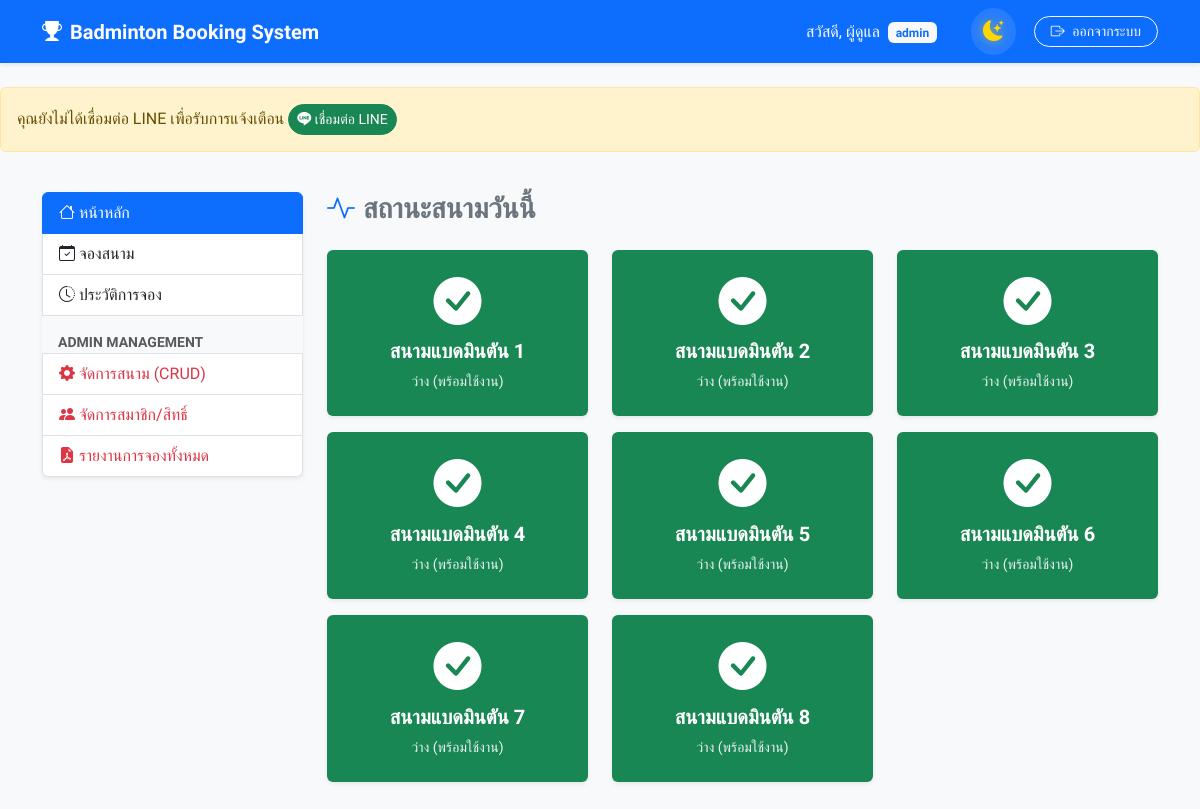
/dashboard.php (signed in), run on the app's committed database.
### tables this page shows
CREATE TABLE IF NOT EXISTS `fields` (
  `field_id` int(11) NOT NULL AUTO_INCREMENT,
  `field_name` varchar(50) NOT NULL,
  `status` enum('available','maintenance') DEFAULT 'available',
  PRIMARY KEY (`field_id`)
);

### dashboard.php (the view, shortened to what this page needs)
<?php
require_once 'includes/config.php';
$user_id = $_SESSION['user_id'];
$stmt_user = $pdo->prepare("SELECT * FROM users WHERE user_id = ?");
$stmt_user->execute([$user_id]);
$user = $stmt_user->fetch();
?>
<!DOCTYPE html>
<html lang="th">
<head>
    <link href="https://cdn.jsdelivr.net/npm/bootstrap@5.3.0/dist/css/bootstrap.min.css" rel="stylesheet">
    <link rel="stylesheet" href="https://cdn.jsdelivr.net/npm/bootstrap-icons@1.11.1/font/bootstrap-icons.css">
    <link rel="stylesheet" href="assets/css/style.css">
</head>
<body>
    <?php include 'includes/navbar.php'; ?>
    <?php if (empty($user['line_user_id'])): ?>
    <div class="alert alert-warning">
        คุณยังไม่ได้เชื่อมต่อ LINE เพื่อรับการแจ้งเตือน
        <a href="line_login.php" class="btn btn-success btn-sm rounded-pill">
            <i class="bi bi-line"></i> เชื่อมต่อ LINE
        </a>
    </div>
    <?php else: ?>
    <div class="text-success small">
        <i class="bi bi-check-circle-fill"></i> เชื่อมต่อ LINE แล้ว (รับการแจ้งเตือนได้ปกติ)
    </div>
    <?php endif; ?>
    <div class="container py-4">
        <div class="row">
            <div class="col-md-3 mb-4">
                <div class="list-group shadow-sm border-0">
                    <a href="dashboard.php" class="list-group-item list-group-item-action active"><i class="bi bi-house"></i> หน้าหลัก</a>
                    <a href="booking.php" class="list-group-item list-group-item-action"><i class="bi bi-calendar-check"></i> จองสนาม</a>
                    <a href="history.php" class="list-group-item list-group-item-action"><i class="bi bi-clock-history"></i> ประวัติการจอง</a>
                    <?php if($_SESSION['user_role'] == 'admin'): ?>
                        <div class="mt-3 small text-muted px-3 fw-bold text-uppercase">Admin Management</div>
                        <a href="manage_fields.php" class="list-group-item list-group-item-action text-danger"><i class="bi bi-gear-fill"></i> จัดการสนาม (CRUD)</a>
                        <a href="manage_users.php" class="list-group-item list-group-item-action text-danger"><i class="bi bi-people-fill"></i> จัดการสมาชิก/สิทธิ์</a>
                        <a href="report.php" class="list-group-item list-group-item-action text-danger"><i class="bi bi-file-earmark-pdf-fill"></i> รายงานการจองทั้งหมด</a>
                    <?php endif; ?>
                </div>
            </div>
            <div class="col-md-9">
                <div class="mb-4">
                    <h3 class="fw-bold text-secondary mb-4"><i class="bi bi-activity text-primary me-2"></i>สถานะสนามวันนี้</h3>
                    <div id="booking-status-container">
                        <div class="row">
                            <?php
                            $stmt = $pdo->query("SELECT * FROM fields");
                            $fields = $stmt->fetchAll();
                            foreach ($fields as $field) {
                                $now = date('H:i:s');
                                $today = date('Y-m-d');
                                $check_sql = "SELECT * FROM bookings WHERE field_id = ? AND booking_date = ? AND status = 'confirmed' AND (? BETWEEN start_time AND end_time)";
                                $check_stmt = $pdo->prepare($check_sql);
                                $check_stmt->execute([$field['field_id'], $today, $now]);
                                $is_busy = $check_stmt->fetch();
                                if ($field['status'] == 'maintenance') {
                                    $st = "ปิดปรับปรุง"; $color = "#6c757d"; $ic = "bi-wrench-adjustable";
                                } elseif ($is_busy) {
                                    $st = "ไม่ว่าง (กำลังใช้งาน)"; $color = "#dc3545"; $ic = "bi-person-fill-lock";
                                } else {
                                    $st = "ว่าง (พร้อมใช้งาน)"; $color = "#198754"; $ic = "bi-check-circle-fill";
                                }
                            ?>
                                <div class="col-md-4 mb-3">
                                    <div class="card card-status h-100 shadow-sm"
                                         style="background-color: <?php echo $color; ?> !important;"
                                         onclick="showSchedule(<?php echo $field['field_id']; ?>, '<?php echo $field['field_name']; ?>')">
                                        <div class="card-body text-center d-flex flex-column justify-content-center p-4">
                                            <i class="bi <?php echo $ic; ?> display-5 mb-2"></i>
                                            <h5 class="card-title fw-bold"><?php echo $field['field_name']; ?></h5>
                                            <p class="card-text small mb-0" style="opacity: 0.9;"><?php echo $st; ?></p>
                                        </div>
                                    </div>
                                </div>
                            <?php } ?>
                        </div>
                    </div>
                </div>
            </div>
        </div>
    </div>
</body>
</html>

### includes/navbar.php (shortened to what this page needs)
<nav class="navbar navbar-expand-lg navbar-dark bg-primary mb-4 shadow-sm no-print">
    <div class="container">
        <a class="navbar-brand fw-bold" href="index.php">
            <i class="bi bi-trophy-fill me-2"></i>Badminton Booking System
        </a>
        <div class="collapse navbar-collapse" id="navbarNav">
            <ul class="navbar-nav ms-auto align-items-center">
                <li class="nav-item me-3">
                    <span class="nav-link text-white active">
                        สวัสดี, <?php echo $_SESSION['user_name']; ?>
                        <span class="badge bg-light text-primary ms-1"><?php echo $_SESSION['user_role']; ?></span>
                    </span>
                </li>
                <li class="nav-item me-2">
                    <button class="btn btn-link nav-link theme-toggle-btn p-0" id="theme-toggle" type="button">
                        <i class="bi bi-moon-stars-fill" id="theme-icon-dark"></i>
                    </button>
                </li>
                <li class="nav-item">
                    <a href="logout.php" class="btn btn-outline-light btn-sm rounded-pill px-3">
                        <i class="bi bi-box-arrow-right me-1"></i> ออกจากระบบ
                    </a>
                </li>
            </ul>
        </div>
    </div>
</nav>

### assets/css/style.css (style rules this page uses)
[data-bs-theme="light"] #theme-icon-dark { color: #FFD700 !important; filter: drop-shadow(0 0 5px rgba(255, 215, 0, 0.5)); }
#theme-toggle { padding: 8px 12px !important; background: rgba(255, 255, 255, 0.1); border-radius: 50%; margin: 0 10px; }

### dashboard.php (style rules this page uses)
[data-bs-theme="light"] body { background-color: #f8f9fa !important; color: #212529 !important; }
body { font-family: 'Sarabun', sans-serif; transition: background-color 0.3s ease; }
.card-status { transition: transform 0.3s ease; border: none !important; cursor: pointer; }
.card-status i, .card-status h5, .card-status p { color: white !important; }

### includes/navbar.php (style rules this page uses)
#theme-toggle { cursor: pointer; font-size: 1.3rem; transition: 0.3s; border: none; text-decoration: none; }
#theme-icon-dark { color: #ffffff !important; }

### data on the page
fields: field_name "สนามแบดมินตัน 1", status "ว่าง (พร้อมใช้งาน)"
fields: field_name "สนามแบดมินตัน 2", status "ว่าง (พร้อมใช้งาน)"
fields: field_name "สนามแบดมินตัน 3", status "ว่าง (พร้อมใช้งาน)"
fields: field_name "สนามแบดมินตัน 4", status "ว่าง (พร้อมใช้งาน)"
fields: field_name "สนามแบดมินตัน 5", status "ว่าง (พร้อมใช้งาน)"
fields: field_name "สนามแบดมินตัน 6", status "ว่าง (พร้อมใช้งาน)"
fields: field_name "สนามแบดมินตัน 7", status "ว่าง (พร้อมใช้งาน)"
fields: field_name "สนามแบดมินตัน 8", status "ว่าง (พร้อมใช้งาน)"

### other printed values
$_SESSION['user_name'] "ผู้ดูแล"
$_SESSION['user_role'] "admin"
